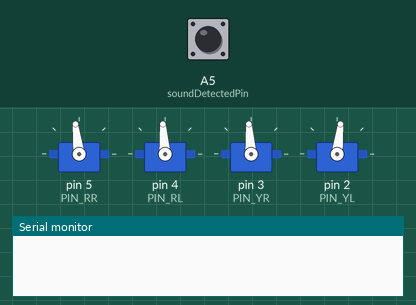
A sketch run on a simulated Arduino Uno, built with avr-gcc and run on an emulated ATmega328P. Parts: 4 × servo, the last lines printed to the serial monitor. Inputs (shaded band) come from the test bench; at power-on: A5 (soundDetectedPin) HIGH.

Above: at 1.2 s.
1.3 s: A5 (soundDetectedPin) driven LOW
At 2.2 s:
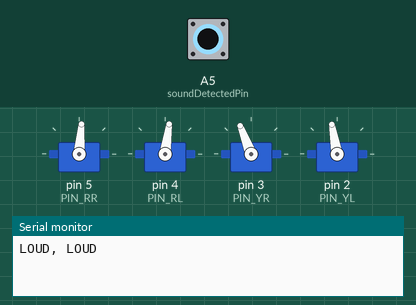
4.3 s: A5 (soundDetectedPin) driven HIGH
7.3 s: A5 (soundDetectedPin) pulsed LOW 2 times (0.12 s each, 0.3 s apart)
At 10.8 s:
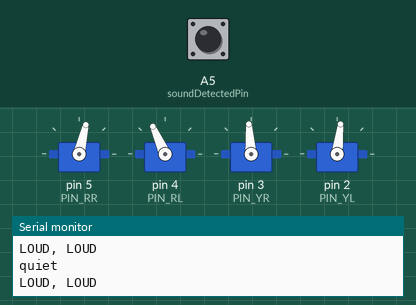
Timing chart, 0 to 14.2 s (numbered marks = the images above; inputs shaded):
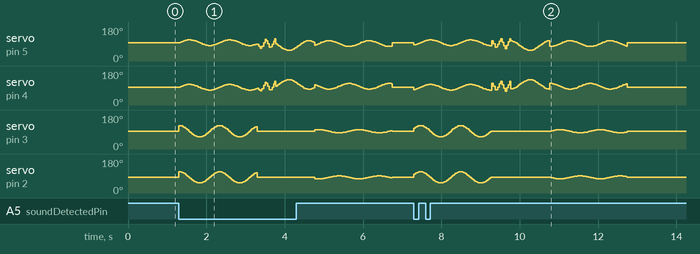

The sketch:

OttoPLUS_soundsense.ino
```cpp
//----------------------------------------------------------------
//-- Otto DIY+ soundsense
//-- CC BY SA （ottodiy.com/)
//-----------------------------------------------------------------
#include <Servo.h>
#include <Oscillator.h>
#include <EEPROM.h>

#define N_SERVOS 4
//-- First step: Configure the pins where the servos are attached
/*
         ---------------
        |     O   O     |
        |---------------|
YR 3==> |               | <== YL 2
         ---------------
            ||     ||
            ||     ||
RR 5==>   -----   ------  <== RL 4
         |-----   ------|
*/
#define EEPROM_TRIM false // Activate to take callibration data from internal memory
#define TRIM_RR 7
#define TRIM_RL 4
#define TRIM_YR  4
#define TRIM_YL -7
//OTTO.setTrims(-7,-4,-4,7);

#define PIN_RR 5
#define PIN_RL 4
#define PIN_YR 3
#define PIN_YL 2

#define INTERVALTIME 10.0

Oscillator servo[N_SERVOS];

void goingUp(int tempo);
void drunk (int tempo);
void noGravity(int tempo);
void kickLeft(int tempo);
void kickRight(int tempo);
void run(int steps, int T=500);
void walk(int steps, int T=1000);
void backyard(int steps, int T=3000);
void backyardSlow(int steps, int T=5000);
void turnLeft(int steps, int T=3000);
void turnRight(int steps, int T=3000);
void moonWalkLeft(int steps, int T=1000);
void moonWalkRight(int steps, int T=1000);
void crusaito(int steps, int T=1000);
void swing(int steps, int T=1000);
void upDown(int steps, int T=1000);
void flapping(int steps, int T=1000);

int soundDetectedPin = A5; // Use Pin A5 as our Input
int soundDetectedVal = HIGH; // This is where we record our Sound Measurement
boolean bAlarm = false;

unsigned long lastSoundDetectTime; // Record the time that we measured a sound


int soundAlarmTime = 500; // Number of milli seconds to keep the sound alarm high

void setup()
{
  pinMode (soundDetectedPin, INPUT) ;
  Serial.begin(19200);

  servo[0].attach(PIN_RR);
  servo[1].attach(PIN_RL);
  servo[2].attach(PIN_YR);
  servo[3].attach(PIN_YL);

  //EEPROM.write(0,TRIM_RR);
  //EEPROM.write(1,TRIM_RL);
  //EEPROM.write(2,TRIM_YR);
  //EEPROM.write(3,TRIM_YL);

  int trim;

  if(EEPROM_TRIM){
    for(int x=0;x<4;x++){
      trim=EEPROM.read(x);
      if(trim>128)trim=trim-256;
      Serial.print("TRIM ");
      Serial.print(x);
      Serial.print(" en ");
      Serial.println(trim);
      servo[x].SetTrim(trim);
    }
  }
  else{
    servo[0].SetTrim(TRIM_RR);
    servo[1].SetTrim(TRIM_RL);
    servo[2].SetTrim(TRIM_YR);
    servo[3].SetTrim(TRIM_YL);
  }

  for(int i=0;i<4;i++) servo[i].SetPosition(90);
}
// TEMPO: 121 BPM
int t=495;
double pause=0;

void loop()
{
 // if(Serial.available()){
  //  char init = Serial.read();
   // if (init=='X'){
   //   delay(4000); //3000 - 4500
dance();
//for(int i=0;i<4;i++) servo[i].SetPosition(90);
          for(int i=0;i<4;i++) servo[i].SetPosition(90);
   // }
 // }
}

void dance(){
  soundDetectedVal = digitalRead (soundDetectedPin) ; // read the sound alarm time

  if (soundDetectedVal == LOW) // If we hear a sound
  {

    lastSoundDetectTime = millis(); // record the time of the sound alarm
    // The following is so you don't scroll on the output screen
    if (!bAlarm){
      Serial.println("LOUD, LOUD");
      bAlarm = true;
  walk(2,t*2);
  drunk(t*1);
  upDown(1,t*2);
  test(2,t*2);
    }
  }
    else
  {
    if( (millis()-lastSoundDetectTime) > soundAlarmTime  &&  bAlarm){
      Serial.println("quiet");
      bAlarm = false;
    }
}
}
////////////////////////////////////////////////////////////////////////////////////////
//////////////////////////////////FUNCIONES DE CONTROL//////////////////////////////////
////////////////////////////////////////////////////////////////////////////////////////

void oscillate(int A[N_SERVOS], int O[N_SERVOS], int T, double phase_diff[N_SERVOS]){
  for (int i=0; i<4; i++) {
    servo[i].SetO(O[i]);
    servo[i].SetA(A[i]);
    servo[i].SetT(T);
    servo[i].SetPh(phase_diff[i]);
  }
  double ref=millis();
   for (double x=ref; x<T+ref; x=millis()){
     for (int i=0; i<4; i++){
        servo[i].refresh();
     }
  }
}

unsigned long final_time;
unsigned long interval_time;
int oneTime;
int iteration;
float increment[N_SERVOS];
int oldPosition[]={90,90,90,90};

void moveNServos(int time, int  newPosition[]){
  for(int i=0;i<N_SERVOS;i++)	increment[i] = ((newPosition[i])-oldPosition[i])/(time/INTERVALTIME);

  final_time =  millis() + time;

  iteration = 1;
  while(millis() < final_time){ //Javi del futuro cambia esto
      interval_time = millis()+INTERVALTIME;

      oneTime=0;
      while(millis()<interval_time){
          if(oneTime<1){
              for(int i=0;i<N_SERVOS;i++){
                  servo[i].SetPosition(oldPosition[i] + (iteration * increment[i]));
              }
              iteration++;
              oneTime++;
          }
      }
  }

  for(int i=0;i<N_SERVOS;i++){
    oldPosition[i] = newPosition[i];
  }
}
//////////////////////////////////////////////////////////////////////////////
////////////////////////////////PASOS DE BAILE////////////////////////////////
//////////////////////////////////////////////////////////////////////////////

void goingUp(int tempo){

      pause=millis();
      for(int i=0;i<4;i++) servo[i].SetPosition(90);
      delay(tempo);
      servo[0].SetPosition(80);
      servo[1].SetPosition(100);
      delay(tempo);
      servo[0].SetPosition(70);
      servo[1].SetPosition(110);
      delay(tempo);
      servo[0].SetPosition(60);
      servo[1].SetPosition(120);
      delay(tempo);
      servo[0].SetPosition(50);
      servo[1].SetPosition(130);
      delay(tempo);
      servo[0].SetPosition(40);
      servo[1].SetPosition(140);
      delay(tempo);
      servo[0].SetPosition(30);
      servo[1].SetPosition(150);
      delay(tempo);
      servo[0].SetPosition(20);
      servo[1].SetPosition(160);
      delay(tempo);

      while(millis()<pause+8*t);

}

void primera_parte(){

  int move1[4] = {60,120,90,90};
  int move2[4] = {90,90,90,90};
  int move3[4] = {40,140,90,90};

  for(int x=0; x<3; x++){
    for(int i=0; i<3; i++){
      lateral_fuerte(1,t/2);
      lateral_fuerte(0,t/4);
      lateral_fuerte(1,t/4);
      delay(t);
    }

    pause=millis();
    for(int i=0;i<4;i++) servo[i].SetPosition(90);
    moveNServos(t*0.4,move1);
    moveNServos(t*0.4,move2);
    while(millis()<(pause+t*2));
  }

  for(int i=0; i<2; i++){
    lateral_fuerte(1,t/2);
    lateral_fuerte(0,t/4);
    lateral_fuerte(1,t/4);
    delay(t);
  }

  pause=millis();
  for(int i=0;i<4;i++) servo[i].SetPosition(90);
  crusaito(1,t*1.4);
  moveNServos(t*1,move3);
  for(int i=0;i<4;i++) servo[i].SetPosition(90);
  while(millis()<(pause+t*4));
}

void segunda_parte(){

  int move1[4] = {90,90,80,100};
  int move2[4] = {90,90,100,80};
  int move3[4] = {90,90,80,100};
  int move4[4] = {90,90,100,80};

  int move5[4] = {40,140,80,100};
  int move6[4] = {40,140,100,80};
  int move7[4] = {90,90,80,100};
  int move8[4] = {90,90,100,80};

  int move9[4] = {40,140,80,100};
  int move10[4] = {40,140,100,80};
  int move11[4] = {90,90,80,100};
  int move12[4] = {90,90,100,80};

  for(int x=0; x<7; x++){
    for(int i=0; i<3; i++){
      pause=millis();
      moveNServos(t*0.15,move1);
      moveNServos(t*0.15,move2);
      moveNServos(t*0.15,move3);
      moveNServos(t*0.15,move4);
      while(millis()<(pause+t));
    }
    pause=millis();
    moveNServos(t*0.15,move5);
    moveNServos(t*0.15,move6);
    moveNServos(t*0.15,move7);
    moveNServos(t*0.15,move8);
    while(millis()<(pause+t));
  }

  for(int i=0; i<3; i++){
    pause=millis();
    moveNServos(t*0.15,move9);
    moveNServos(t*0.15,move10);
    moveNServos(t*0.15,move11);
    moveNServos(t*0.15,move12);
    while(millis()<(pause+t));
  }
}

void lateral_fuerte(boolean side, int tempo){

  for(int i=0;i<4;i++) servo[i].SetPosition(90);
  if (side) servo[0].SetPosition(40);
  else servo[1].SetPosition(140);
  delay(tempo/2);
  servo[0].SetPosition(90);
  servo[1].SetPosition(90);
  delay(tempo/2);

}

void drunk (int tempo){

  pause=millis();

  int move1[] = {60,70,90,90};
  int move2[] = {110,120,90,90};
  int move3[] = {60,70,90,90};
  int move4[] = {110,120,90,90};

  moveNServos(tempo*0.235,move1);
  moveNServos(tempo*0.235,move2);
  moveNServos(tempo*0.235,move3);
  moveNServos(tempo*0.235,move4);
  while(millis()<(pause+tempo));

}


void noGravity(int tempo){

  int move1[4] = {120,140,90,90};
  int move2[4] = {140,140,90,90};
  int move3[4] = {120,140,90,90};
  int move4[4] = {90,90,90,90};


  for(int i=0;i<4;i++) servo[i].SetPosition(90);
  for(int i=0;i<N_SERVOS;i++) oldPosition[i]=90;
  moveNServos(tempo*2,move1);
  moveNServos(tempo*2,move2);
  delay(tempo*2);
  moveNServos(tempo*2,move3);
  moveNServos(tempo*2,move4);


}

void kickLeft(int tempo){
  for(int i=0;i<4;i++) servo[i].SetPosition(90);
  delay(tempo);
  servo[0].SetPosition(50); //pie derecho
  servo[1].SetPosition(70); //pie izquiero
  delay(tempo);
  servo[0].SetPosition(80); //pie derecho
  servo[1].SetPosition(70); //pie izquiero
  delay(tempo/4);
  servo[0].SetPosition(30); //pie derecho
  servo[1].SetPosition(70); //pie izquiero
  delay(tempo/4);
  servo[0].SetPosition(80); //pie derecho
  servo[1].SetPosition(70); //pie izquiero
  delay(tempo/4);
  servo[0].SetPosition(30); //pie derecho
  servo[1].SetPosition(70); //pie izquiero
  delay(tempo/4);
  servo[0].SetPosition(80); //pie derecho
  servo[1].SetPosition(70); //pie izquiero
  delay(tempo);
}

void kickRight(int tempo){
for(int i=0;i<4;i++) servo[i].SetPosition(90);
  delay(tempo);
  servo[0].SetPosition(110); //pie derecho
  servo[1].SetPosition(130); //pie izquiero
  delay(tempo);
  servo[0].SetPosition(110); //pie derecho
  servo[1].SetPosition(100); //pie izquiero
  delay(tempo/4);
  servo[0].SetPosition(110); //pie derecho
  servo[1].SetPosition(150); //pie izquiero
  delay(tempo/4);
  servo[0].SetPosition(110); //pie derecho
  servo[1].SetPosition(80); //pie izquiero
  delay(tempo/4);
  servo[0].SetPosition(110); //pie derecho
  servo[1].SetPosition(150); //pie izquiero
  delay(tempo/4);
  servo[0].SetPosition(110); //pie derecho
  servo[1].SetPosition(100); //pie izquiero
  delay(tempo);
}

void walk(int steps, int T){
    int A[4]= {15, 15, 30, 30};
    int O[4] = {0, 0, 0, 0};
    double phase_diff[4] = {DEG2RAD(0), DEG2RAD(0), DEG2RAD(90), DEG2RAD(90)};

    for(int i=0;i<steps;i++)oscillate(A,O, T, phase_diff);
}

void run(int steps, int T){
    int A[4]= {10, 10, 10, 10};
    int O[4] = {0, 0, 0, 0};
    double phase_diff[4] = {DEG2RAD(0), DEG2RAD(0), DEG2RAD(90), DEG2RAD(90)};

    for(int i=0;i<steps;i++)oscillate(A,O, T, phase_diff);
}

void backyard(int steps, int T){
    int A[4]= {15, 15, 30, 30};
    int O[4] = {0, 0, 0, 0};
    double phase_diff[4] = {DEG2RAD(0), DEG2RAD(0), DEG2RAD(-90), DEG2RAD(-90)};

    for(int i=0;i<steps;i++)oscillate(A,O, T, phase_diff);
}

void backyardSlow(int steps, int T){
    int A[4]= {15, 15, 30, 30};
    int O[4] = {0, 0, 0, 0};
    double phase_diff[4] = {DEG2RAD(0), DEG2RAD(0), DEG2RAD(-90), DEG2RAD(-90)};

    for(int i=0;i<steps;i++)oscillate(A,O, T, phase_diff);
}


void turnLeft(int steps, int T){
    int A[4]= {20, 20, 10, 30};
    int O[4] = {0, 0, 0, 0};
    double phase_diff[4] = {DEG2RAD(0), DEG2RAD(0), DEG2RAD(90), DEG2RAD(90)};

    for(int i=0;i<steps;i++)oscillate(A,O, T, phase_diff);
}

void turnRight(int steps, int T){
    int A[4]= {20, 20, 30, 10};
    int O[4] = {0, 0, 0, 0};
    double phase_diff[4] = {DEG2RAD(0), DEG2RAD(0), DEG2RAD(90), DEG2RAD(90)};

    for(int i=0;i<steps;i++)oscillate(A,O, T, phase_diff);
}

void moonWalkRight(int steps, int T){
    int A[4]= {25, 25, 0, 0};
    int O[4] = {-15 ,15, 0, 0};
    double phase_diff[4] = {DEG2RAD(0), DEG2RAD(180 + 120), DEG2RAD(90), DEG2RAD(90)};

    for(int i=0;i<steps;i++)oscillate(A,O, T, phase_diff);
}

void moonWalkLeft(int steps, int T){
    int A[4]= {25, 25, 0, 0};
    int O[4] = {-15, 15, 0, 0};
    double phase_diff[4] = {DEG2RAD(0), DEG2RAD(180 - 120), DEG2RAD(90), DEG2RAD(90)};

    for(int i=0;i<steps;i++)oscillate(A,O, T, phase_diff);
}

void crusaito(int steps, int T){
    int A[4]= {25, 25, 30, 30};
    int O[4] = {- 15, 15, 0, 0};
    double phase_diff[4] = {DEG2RAD(0), DEG2RAD(180 + 120), DEG2RAD(90), DEG2RAD(90)};

    for(int i=0;i<steps;i++)oscillate(A,O, T, phase_diff);
}

void swing(int steps, int T){
    int A[4]= {25, 25, 0, 0};
    int O[4] = {-15, 15, 0, 0};
    double phase_diff[4] = {DEG2RAD(0), DEG2RAD(0), DEG2RAD(90), DEG2RAD(90)};

    for(int i=0;i<steps;i++)oscillate(A,O, T, phase_diff);
}

void upDown(int steps, int T){
    int A[4]= {25, 25, 0, 0};
    int O[4] = {-15, 15, 0, 0};
    double phase_diff[4] = {DEG2RAD(180), DEG2RAD(0), DEG2RAD(270), DEG2RAD(270)};

    for(int i=0;i<steps;i++)oscillate(A,O, T, phase_diff);
}

void flapping(int steps, int T){
    int A[4]= {15, 15, 8, 8};
    int O[4] = {-A[0], A[1], 0, 0};
    double phase_diff[4] = {DEG2RAD(0), DEG2RAD(180), DEG2RAD(90), DEG2RAD(-90)};

    for(int i=0;i<steps;i++)oscillate(A,O, T, phase_diff);
}

void test(int steps, int T){
    int A[4]= {15, 15, 8, 8};
    int O[4] = {-A[0] + 10, A[1] - 10, 0, 0};
    double phase_diff[4] = {DEG2RAD(0), DEG2RAD(180), DEG2RAD(90), DEG2RAD(-90)};

    for(int i=0;i<steps;i++)oscillate(A,O, T, phase_diff);
}
```
